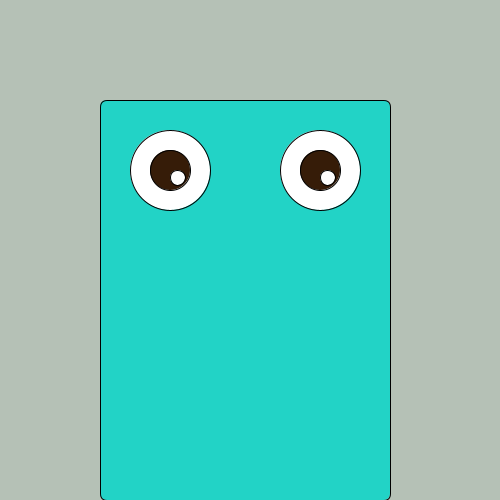
Frame 1 (no input)
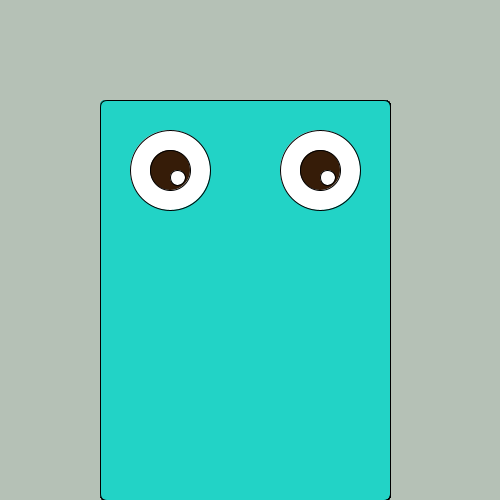
Frame 60 (the mouse pressed at the canvas centre just before this capture)
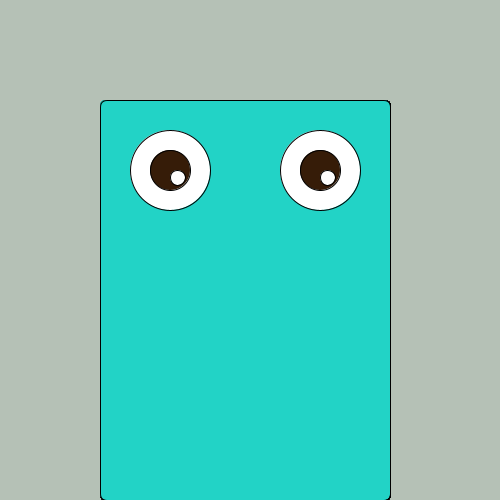
Frame 120 (the mouse held since frame 60 and released just before this capture)

The Processing sketch that drew these frames (run headless with seeded random() and noise(); from frame 60 on, the mouse is pressed at the canvas centre):

// Processing sketch: processing_89600
// ── processing_89600.pde

/*
CARTOON CHARACTER
Perry the Platypus
AundieMegan Soriano
2nd period
This is an example for creating
a cartoon character with basic shapes
*/
void setup() {
 size (500,500);
 background(181,193,182);
}




void draw() {
 
 fill(34,211,198);
 rect(100,100,290,400,7); //the body
 
 
 //the left eye
 ellipseMode(RADIUS);  // Set ellipseMode to RADIUS
 fill(255);  // the outer part of the eye - white
 ellipse(170,170,40,40);  // Draw white ellipse using RADIUS mode
 ellipseMode(CENTER);  // Set ellipseMode to CENTER
 fill(54,28,8);  // dark brown
 ellipse(170,170,40,40);  // Draw gray ellipse using CENTER mode
    
   ellipseMode(CORNER);  // Set ellipseMode to CENTER
   fill(255);  //white
   ellipse(170,170,15,15);  // Draw white ellipse using CENTER mode



//the right eye
 ellipseMode(RADIUS);  // Set ellipseMode to RADIUS
 fill(255);  // the outer part of the eye - white
 ellipse(320,170,40,40);  // Draw white ellipse using RADIUS mode
 ellipseMode(CENTER);  // Set ellipseMode to CENTER
 fill(54,28,8);  // dark brown
 ellipse(320,170,40,40);  // Draw gray ellipse using CENTER mode
 
   ellipseMode(CORNER);  // Set ellipseMode to CENTER
   fill(255);  // white
   ellipse(320,170,15,15);  // Draw white ellipse using CENTER mode

}
